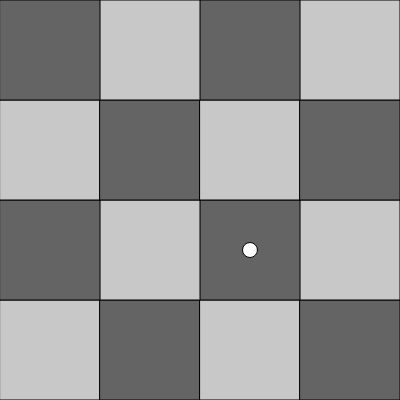
Frame 1 (no input)
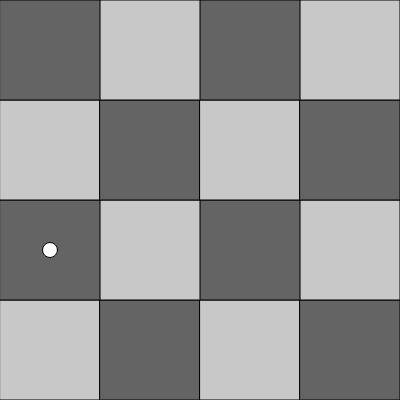
Frame 60 (no input)
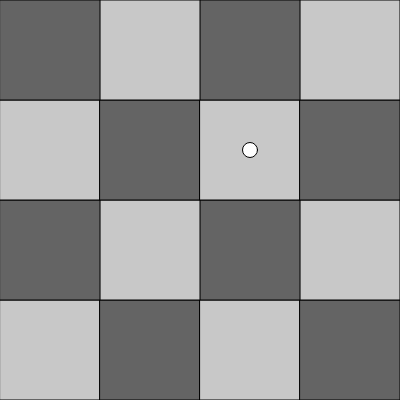
Frame 120 (the mouse pressed at the canvas centre since frame 60)

The p5.js sketch that drew these frames (run headless with seeded random() and noise() and a simulated clock; from frame 60 on, the mouse is pressed at the canvas centre):

// p5.js sketch
// ── sketch.js
var tiles=[];
var player;
var games=[];
var index=0;
var displayAverage;


function setup() {
  createCanvas(400,400);
  games[index]=0
  var resolution=100;
  var rows=height/resolution;
  var columns=width/resolution;
  var direction=1;
  var x=0;
  var y=(rows-1)*resolution;
  displayAverage=createP("");


   for(var i=0;i<rows*columns;i++){
    var tile=new Tile(x,y,resolution,i,i+1);
    tiles.push(tile);
    x=x+resolution*direction
    //console.log(tile);
    if(x>=width|| x<0){
      direction=direction*(-1);
      y=y-resolution;
      x=x+resolution*direction;
    }
  }
  player=new Player();
 // console.log(tiles);
}

function draw() {
  background(255,255,255);  
 
  for(var tile of tiles){
    tile.show();
  }
  player.roll();
  games[index]++
  var gameOver=false;
  console.log(games);

  if(player.spot>=tiles.length-1){
    player.spot=tiles.length-1;
    //console.log("game over")
    gameOver=true;
  }
  if(gameOver){
    player.reset();
    index++;
    games[index]=0;
   
  }
  var average=0
  var sum=0
  for(var i=0; i<games.length;i++){
    sum=sum+games[i];
    
  }
  average=sum/games.length;
  displayAverage.html(average);
  

  player.display(tiles);

 
 // console.log(tiles);
}
// ── player.js
class Player{
    constructor(){

        this.spot=0;
    }
    roll(){
        var rand=Math.round(random(1,6));
        this.spot=this.spot+rand;
    }
    display(tiles){
        //console.log(this.spot);
      // console.log(tiles[this.spot]);
       var currentTile=tiles[this.spot];
      var pose= currentTile.getCentre();
     //s console.log(pose);
      ellipse(pose[0],pose[1],15,15);

    }
    reset(){
        this.spot=0;
    }
}
// ── tile.js
class Tile{
    constructor(x,y,resolution,index,next){
this.x=x;
this.y=y;
this.resolution=resolution;
this.next=next;
//this.color=random(200,255);
this.index=index;
if(this.index%2===0){
    this.color=200;

}
else{
 this.color=100;
}
    }
    show(){
        fill(this.color);
        rect(this.x,this.y,this.resolution,this.resolution);
        textSize(30);
       fill(255);
     //text(this.index+"->"+this.next,this.x+this.resolution/2,this.y+this.resolution/2);
     


    }
    getCentre(){
        var centreX=this.x+this.resolution/2;
        var centreY=this.y+this.resolution/2;
        return [centreX,centreY];
    }

    
}
